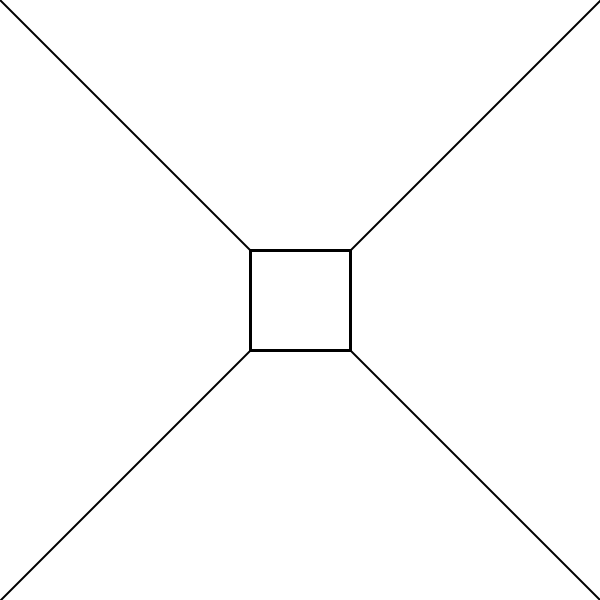
Frame 1 (no input)
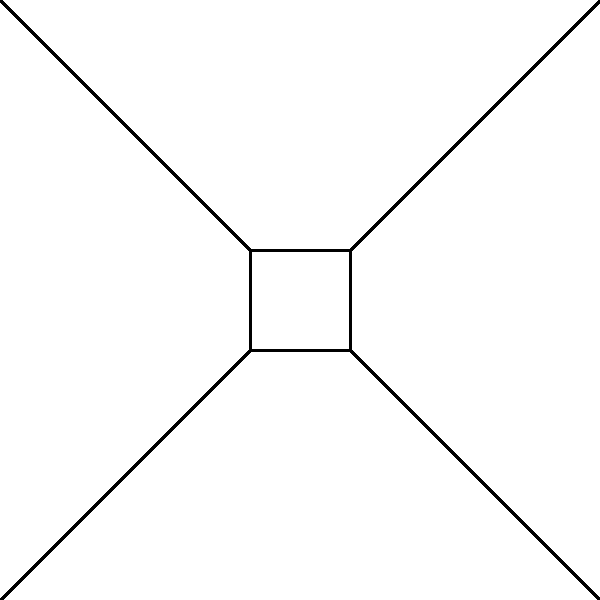
Frame 60 (the mouse pressed at the canvas centre just before this capture)
Frame 120 (the mouse held since frame 60 and released just before this capture): identical to frame 60, image omitted

The Processing sketch that drew these frames (run headless with seeded random() and noise(); from frame 60 on, the mouse is pressed at the canvas centre):

// Processing sketch: processing_40469
// ── processing_40469.pde

void setup() {
  size(600, 600);
  smooth();
  background(255);
};

int width = 100;
int height = 100;


void draw() {  
  strokeWeight(2);
  line(0, 0, 600, 600);
  line(600, 0, 0, 600);
  strokeWeight(3);
  rect(250, 250, width, height);
}; 
